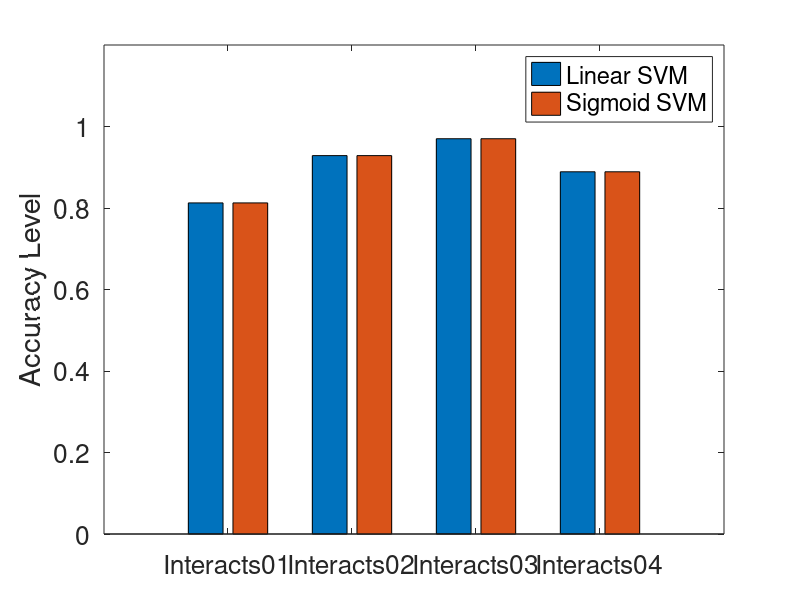

Write the MATLAB code that produced this figure.
% This code creates the plots for the results obtained from bICA codes %
close all;clear all;
FontSize = 19.0;

% Plot for Bernoulli recognition rate %
% % % <>------------ (1) ---------------<> % % % 
% Results01 = [.8196,.9091,.85,.81];
% figure;
% H1 = bar(Results01,.2,'w');
% % H1 = bar(Results,.2,'w','LineStyle','--');
% set(gca,'XTickLabel',{'Sub01','Sub02','Sub03','Sub04'});
% ylabel('Recognition Rate','FontSize',FontSize);
% title('Recognition Rate using Bernoulli Data','FontSize',FontSize)
% set(gca,'FontSize',FontSize)
% ylim([0 1.00])
% hold on;box on;%grid on;
% set(gca,'visible','on')
% % % % <>------------ (2) ---------------<> % % % 
% Results02 = [1.00,.4286;
%              1.00,.5714;
%              1.00,.4286;
%              1.00,.4286];
% figure;
% H2 = bar(Results02);%,'Grouped',.2,'w');
% % %%H1 = bar(Results,.2,'w','LineStyle','--');
% colormap(gray);
% caxis([-3.2 2])
% l = cell(1,2);
% l{1}='Group1 [0-25%Noise Level]'; l{2}='Group1 [26-50%Noise Level]';    
% legend(H2,l);
% set(gca,'XTickLabel',{'Sub01','Sub02','Sub03','Sub04'});
% ylabel('Recognition Rate','FontSize',FontSize);
% title('Recognition Rate for Different Noise Level','FontSize',FontSize)
% set(gca,'FontSize',FontSize)
% ylim([0 1.20])
% hold on;box on;
%%%%%%%grid on;


% Plot for Markov Process Recognition Rate %
% % % <>------------ (1) ---------------<> % % % 
% Results03 = [.826,0.950,.8571,.826];
% figure;hold on; box on;
% H1 = bar(Results03,.2,'w');
% % %H1 = bar(Results,.2,'w','LineStyle','--');
% set(gca,'XTickLabel',{'Sub01','Sub02','Sub03','Sub04'});
% ylabel('Recognition Rate','FontSize',FontSize);
% title('Recognition Rate using Markov Process Data','FontSize',FontSize)
% set(gca,'FontSize',FontSize)
% ylim([0 1.10])
% hold on;%grid on;
% box on;
% % % % <>------------ (2) ---------------<> % % % 
% Results04 = [.85,.60;
%              1.00,1.00;
%              .85,.50;
%              .90,.60];
% figure;
% H2 = bar(Results04);%,'Grouped',.2,'w');
% % H1 = bar(Results,.2,'w','LineStyle','--');
% colormap(gray);
% caxis([-3.2 2])
% l = cell(1,2);
% l{1}='Group1 [0-25%Noise Level]'; l{2}='Group1 [26-50%Noise Level]';    
% legend(H2,l);
% set(gca,'XTickLabel',{'Sub01','Sub02','Sub03','Sub04'});
% ylabel('Recognition Rate','FontSize',FontSize);
% title('Recognition Rate for Different Noise Level','FontSize',FontSize)
% set(gca,'FontSize',FontSize)
% ylim([0 1.20])
% hold on;%grid on;


% % <>---- Plot for Scenario Recognition Rate Code # 04 %  ---<> % % 
% Data01 = [-144.511	-107.676	-132.364	-129.020;
% -87.179	-66.600	-76.157	-70.612;
% -23.017	-0.595	-8.807	-13.881;
% -0.633	-0.445	-0.664	-0.668;
% -0.520	-0.450	-0.510	-0.515;
% -0.398	-0.350	-0.435	-0.378;
% -0.341	-0.309	-0.340	-0.361;
% -0.309	-0.309	-0.308	-0.308];
% LineWidth = 1.5;FontSize = 15.0;
% figure;hold on;%%title('Training LogLikelihood Values for Different Basis Vector','FontSize',FontSize);
% xlabel('Basis Vector','FontSize',FontSize);ylabel('Log-likelihood Values','FontSize',FontSize);
% Legend1 = plot(Data01(:,1),'--ok','LineWidth',LineWidth);
% Legend2 = plot(Data01(:,2),'--*k','LineWidth',LineWidth);
% Legend3 = plot(Data01(:,3),'--sk','LineWidth',LineWidth);
% Legend4 = plot(Data01(:,4),'--pk','LineWidth',LineWidth);
% legend([Legend1 Legend2 Legend3 Legend4],{'Scenario1' 'Scenario2' 'Scenario3' 'Scenario4'},'FontSize',FontSize)
% box on;

% % <>---- Plot for Scenario Recognition Rate Code # 04 %  ---<> % % 
% Data02 = [.8167,0.970,.8333;
%            0.910,.8533,.75;
%            .76925,.7962,.75;
%            .7877,.8067,.7693];
% figure;
% H2 = bar(Data02);
% colormap(gray);
% caxis([-6.2 3])
% l = cell(1,2);
% l{1}='Code01'; l{2}='Code02';l{3}='Code03';    
% legend(H2,l);
% set(gca,'XTickLabel',{'Scenario01','Scenario02','Scenario03','Scenario04'});
% ylabel('Recognition Rate','FontSize',FontSize);
% title('Recognition Rate for Different Codes','FontSize',FontSize)
% set(gca,'FontSize',FontSize)
% ylim([0 1.20])
% hold on;%grid on;



% % <>---- Plot for Activity Recognition (Sensitivity & Specificity) ---<> % % 
% figure(331)
% Results05 = [.93,.97;
%              .89,.88;
%              1.00,1.00;
%              .81,1.00];
% %A = figure;
% H2 = bar(Results05);
% colormap(gray);
% caxis([-3.2 2])
% l = cell(1,2);
% l{1}='Sensitivity'; l{2}='Specificity';    
% legend(H2,l);
% set(gca,'XTickLabel',{'Activity1','Activity2','Activity3','Activity4'});
% ylabel('Accuracy Level','FontSize',FontSize);
% %title('Different Activities Detection using SVM','FontSize',FontSize)
% set(gca,'FontSize',FontSize)
% ylim([0 1.20])
% hold on;%grid on;

% 
% <>---------- Plot for Interaction Recognition Rate  ---------------<> %  
% Results06 = [0.92857,0.88889,1.00,0.8125];
% figure;
% H6 = bar(Results06,.2,'w');
% % H6 = bar(Results,.2,'w','LineStyle','--');
% set(gca,'XTickLabel',{'Interacts01','Interacts02','Interacts03','Interacts04'});
% ylabel('Recognition Rate','FontSize',FontSize);
% title('Recognition Rate for Different Interactions','FontSize',FontSize)
% set(gca,'FontSize',FontSize)
% ylim([0 1.20])
% hold on;box on;

% % <>---- Plot for Activity Recognition (linear & sigmoid SVM) ---<> % % 
figure(333)
Results05 = [0.8125,0.8125;
             0.92857,0.92857;
             0.970,.9700
             0.88889,0.88889];
%A = figure;
H2 = bar(Results05);
colormap(gray);
caxis([-3.2 2])
l = cell(1,2);
l{1}='Linear SVM'; l{2}='Sigmoid SVM';    
legend(H2,l);
set(gca,'XTickLabel',{'Interacts01','Interacts02','Interacts03','Interacts04'});
ylabel('Accuracy Level','FontSize',FontSize);
%%title('Different Interactions Detection using Linear and Sigmoid SVM','FontSize',FontSize)
set(gca,'FontSize',FontSize)
ylim([0 1.20])
hold on;%grid on;

% ---------------------- Bayesian Network ------------------------------ %
%  Static Bayesian Network   %
% Results03 = [0.8333,0.9167,0.8182];
% figure;hold on; box on;
% H1 = bar(Results03,.2,'w');
% % %H1 = bar(Results,.2,'w','LineStyle','--');
% ylabel('Recognition Rate','FontSize',FontSize);
% title('Recognition Rate for Behavior Estimation','FontSize',FontSize)
% set(gca,'FontSize',FontSize)
% ylim([0 1.10]);xlim([0 4])
% hold on;
% set(gca,'XTickLabel',{'','Extrovert','Social','Introvert',''});








